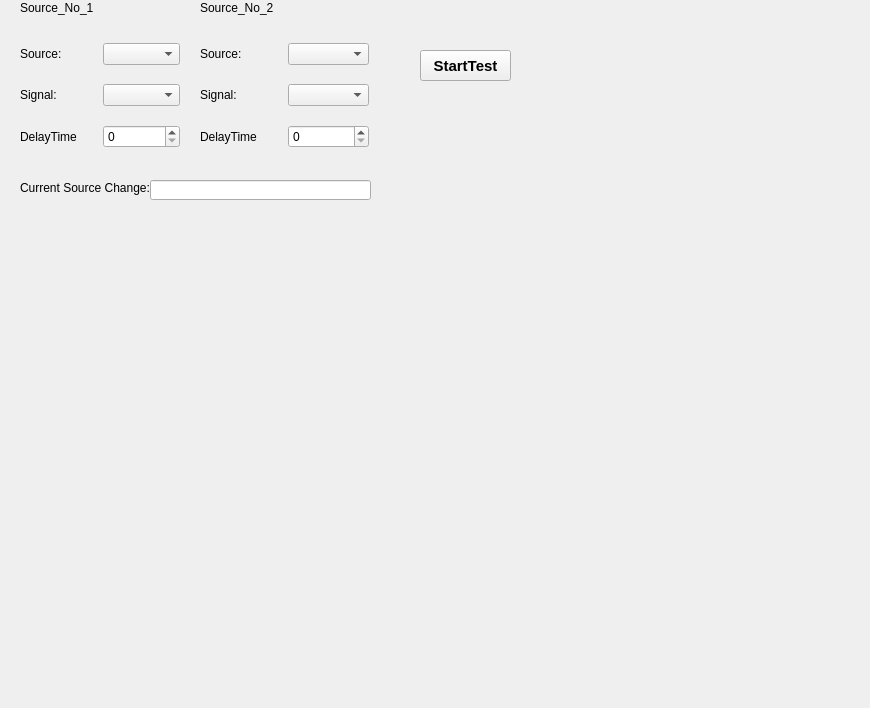
<?xml version="1.0" encoding="UTF-8"?>
<ui version="4.0">
 <class>Form_Autotest</class>
 <widget class="QWidget" name="Form_Autotest">
  <property name="geometry">
   <rect>
    <x>0</x>
    <y>0</y>
    <width>870</width>
    <height>708</height>
   </rect>
  </property>
  <property name="windowTitle">
   <string>Form_Autotest</string>
  </property>
  <widget class="QPushButton" name="pushButton_start">
   <property name="geometry">
    <rect>
     <x>420</x>
     <y>50</y>
     <width>91</width>
     <height>31</height>
    </rect>
   </property>
   <property name="font">
    <font>
     <pointsize>11</pointsize>
     <weight>75</weight>
     <bold>true</bold>
    </font>
   </property>
   <property name="text">
    <string>StartTest</string>
   </property>
  </widget>
  <widget class="QwtPlot" name="qwtPlot">
   <property name="geometry">
    <rect>
     <x>0</x>
     <y>310</y>
     <width>400</width>
     <height>200</height>
    </rect>
   </property>
  </widget>
  <widget class="QWidget" name="gridLayoutWidget">
   <property name="geometry">
    <rect>
     <x>20</x>
     <y>30</y>
     <width>160</width>
     <height>131</height>
    </rect>
   </property>
   <layout class="QGridLayout" name="gridLayout">
    <item row="0" column="1">
     <widget class="QComboBox" name="comboBox_source"/>
    </item>
    <item row="0" column="0">
     <widget class="QLabel" name="label_source">
      <property name="text">
       <string>Source:</string>
      </property>
     </widget>
    </item>
    <item row="1" column="1">
     <widget class="QComboBox" name="comboBox_signal"/>
    </item>
    <item row="2" column="0">
     <widget class="QLabel" name="label_delay">
      <property name="text">
       <string>DelayTime</string>
      </property>
     </widget>
    </item>
    <item row="2" column="1">
     <widget class="QSpinBox" name="spinBox_delay"/>
    </item>
    <item row="1" column="0">
     <widget class="QLabel" name="label_2">
      <property name="text">
       <string>Signal:</string>
      </property>
     </widget>
    </item>
   </layout>
  </widget>
  <widget class="QWidget" name="gridLayoutWidget_2">
   <property name="geometry">
    <rect>
     <x>200</x>
     <y>30</y>
     <width>169</width>
     <height>131</height>
    </rect>
   </property>
   <layout class="QGridLayout" name="gridLayout_2">
    <item row="0" column="1">
     <widget class="QComboBox" name="comboBox_source_2"/>
    </item>
    <item row="1" column="0">
     <widget class="QLabel" name="label_3">
      <property name="text">
       <string>Signal:</string>
      </property>
     </widget>
    </item>
    <item row="2" column="0">
     <widget class="QLabel" name="label_delay_2">
      <property name="text">
       <string>DelayTime</string>
      </property>
     </widget>
    </item>
    <item row="2" column="1">
     <widget class="QSpinBox" name="spinBox_delay_2"/>
    </item>
    <item row="1" column="1">
     <widget class="QComboBox" name="comboBox_signal_2"/>
    </item>
    <item row="0" column="0">
     <widget class="QLabel" name="label_source_2">
      <property name="text">
       <string>Source:</string>
      </property>
     </widget>
    </item>
   </layout>
  </widget>
  <widget class="QLabel" name="label_11">
   <property name="geometry">
    <rect>
     <x>20</x>
     <y>0</y>
     <width>151</width>
     <height>16</height>
    </rect>
   </property>
   <property name="text">
    <string>Source_No_1</string>
   </property>
  </widget>
  <widget class="QLabel" name="label_22">
   <property name="geometry">
    <rect>
     <x>200</x>
     <y>0</y>
     <width>111</width>
     <height>16</height>
    </rect>
   </property>
   <property name="text">
    <string>Source_No_2</string>
   </property>
  </widget>
  <widget class="QLabel" name="label_current">
   <property name="geometry">
    <rect>
     <x>20</x>
     <y>180</y>
     <width>141</width>
     <height>16</height>
    </rect>
   </property>
   <property name="text">
    <string>Current Source Change:</string>
   </property>
  </widget>
  <widget class="QLineEdit" name="lineEdit_currentsource">
   <property name="geometry">
    <rect>
     <x>150</x>
     <y>180</y>
     <width>221</width>
     <height>20</height>
    </rect>
   </property>
  </widget>
 </widget>
 <customwidgets>
  <customwidget>
   <class>QwtPlot</class>
   <extends>QFrame</extends>
   <header>qwt_plot.h</header>
  </customwidget>
 </customwidgets>
 <resources/>
 <connections/>
</ui>
